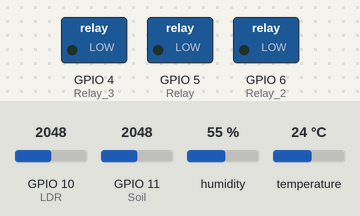
The sketch below on a simulated ESP32-S3. Shown: switched loads named in the sketch (green lamp = pin HIGH). The inputs (shaded band) are chosen by the test bench; at power-on: temperature 24 °C, GPIO 11 (Soil) = 2048, GPIO 10 (LDR) = 2048, humidity 55 %. WiFi joins after 1.5 s; servers stay silent unless stated; no MQTT or app messages arrive unless stated; what the sketch prints to the serial monitor is not drawn.

Above: at 6.2 s.
6.3 s: temperature set to 25.5 °C
At 8.2 s:
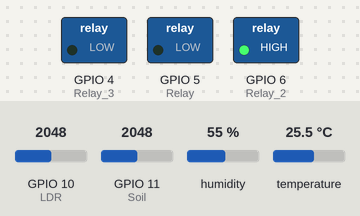
8.5 s: GPIO 11 (Soil) set to 2422
10.2 s: GPIO 11 (Soil) set to 2489
At 12.1 s:
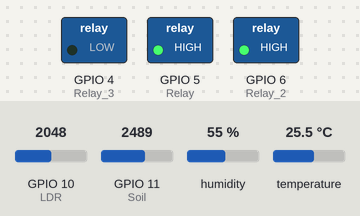
Timing chart, 0 to 17.6 s (numbered marks = the images above; inputs shaded):
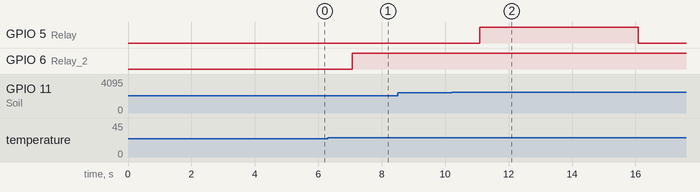

Measured:
- the behaviour switches between 25 and 25.1 °C on temperature (found by bisection; images 0 and 1)
- the behaviour switches between 2457 and 2458 on GPIO 11 (Soil) (found by bisection; images 1 and 2)
- after the input at 6.3 s, GPIO 6 (Relay_2): LOW → HIGH after 0.78 s
- after the input at 8.5 s, every drawn part: stays the same
- after the input at 10.2 s, GPIO 5 (Relay): LOW → HIGH after 0.89 s, → LOW 5.0 s later

The sketch:

GREENDAY.ino
```cpp
#include <WiFi.h>
#include <PubSubClient.h>
#include <DHT.h>

int Soil = 11;
int LDR = 10;


int Relay = 5;
int Relay_2 = 6; // Fan
int Relay_3 = 4; //LED


#define DHTPIN 9
#define DHTTYPE DHT22
DHT dht(DHTPIN, DHTTYPE);

int Mode;
const char *ssid = "Myloveforyou";
const char *password = "1234aaaa";


const char *mqtt_broker = "183.182.103.136";
const char *topic_control = "mrc/PumpControl";

const char *topic_temp = "mrc/temp";
const char *topic_humi = "mrc/humi";
const char *topic_soil = "mrc/soil";
const char *topic_ldr = "mrc/ldr";

const char *topic_pump = "mrc/PumpState";
const char *topic_fan = "mrc/FanState";
const char *topic_led = "mrc/LEDState";


const char *topic_user = "mrc";
const char *topic_password = "123456";


const int mqtt_port = 1883;
WiFiClient espClient;
PubSubClient client(espClient);

void setup() {
//Sensor and Device
  Serial.begin(115200);

  dht.begin();
  pinMode(Relay,OUTPUT);
  pinMode(Relay_2,OUTPUT);
  pinMode(Relay_3,OUTPUT);
  pinMode(Soil,INPUT);
  pinMode(LDR,INPUT);

  WiFi.begin(ssid, password);

  //WiFi and Mqtt connect.
  while (WiFi.status() != WL_CONNECTED) {
  delay(5000);
  Serial.println("Connecting to WiFi..");
  }

  Serial.println("Connected to the WiFi network");

  client.setServer(mqtt_broker, mqtt_port);
  client.setCallback(Callback);

  while (!client.connected()) {
    String client_id = "esp32-client-";
    client_id += String(WiFi.macAddress());

    Serial.printf("The client %s connects to mosquitto mqtt broker\n", client_id.c_str());

    if (client.connect(client_id.c_str(),topic_user,topic_password)) {
      Serial.println("Public emqx mqtt broker connected");
     } else {
      Serial.print("failed with state ");
      Serial.print(client.state());
      delay(2000);
     }
  }

   client.publish(topic_control, "Connected");
   client.subscribe(topic_control);
}


void Callback(char *topic_control, byte *payload, unsigned int length) {
  String string;

  Serial.print(topic_control);
  for (int i = 0; i < length; i++) {
    string+=((char)payload[i]);

    Serial.println(string);
    //Manual Mode
    if(Mode == 1){
      switch ((char)payload[i]){
        //Plumb
        case '1':
          digitalWrite(Relay,1);
          client.publish(topic_pump,String("Plumb is on").c_str());
          break;
        case '0':
          digitalWrite(Relay,0);
          client.publish(topic_pump,String("Plumb is off").c_str());
          break;
        //Fan
        case '2':
          digitalWrite(Relay_2,1);
          client.publish(topic_fan,String("Fan is on").c_str());
          break;
        case '3':
          digitalWrite(Relay_2,0);
          client.publish(topic_fan,String("Fan is off").c_str());
          break;
        //LED
        case '4':
          digitalWrite(Relay_3,1);
          client.publish(topic_led,String("LED is on").c_str());
          break;
        case '5':
          digitalWrite(Relay_3,0);
          client.publish(topic_led,String("LED is off").c_str());
          break;
        }
         }
    if((char) payload[i] == 'M'){
      Mode = 1;
    }
    if((char) payload[i] == 'A'){
      Mode = 0;
    }

    //  }
     Serial.println(string);
     Serial.println(" - - - - - - - - - - - -");
    }
}


void loop() {
  client.loop();

  int value = analogRead(Soil);
  value = map(value,4095,0,0,100);

  int value_1 = analogRead(LDR);
  value_1 = map(value_1,4095,0,0,100);


  float h = dht.readHumidity();
  float t = dht.readTemperature();

  client.publish(topic_temp,String(t).c_str());
  client.publish(topic_humi,String(h).c_str());
  client.publish(topic_soil,String(value).c_str());
  client.publish(topic_ldr,String(value_1).c_str());

  Auto_Temperature(t,Mode);
  Auto_Soil(value,Mode);
  Auto_LDR(value_1,Mode);

  delay(2000);
}

//M == 0 auto mode
//M == 1 manual mode

void Auto_Temperature(float temp,int M){
  if(temp >25 and M==0){
    digitalWrite(Relay_2, HIGH);
    client.publish(topic_fan,String("Fan is on").c_str());
  }else if(temp <=25 and M==0){
    digitalWrite(Relay_2, LOW);
    client.publish(topic_fan,String("Fan is off").c_str());
  }
}

void Auto_Soil(int v,int M){
  if(v < 40 and M==0){
    digitalWrite(Relay, HIGH);
    client.publish(topic_pump,String("Plumb is on").c_str());
    delay(5000);
    digitalWrite(Relay, LOW);
    client.publish(topic_pump,String("Plumb is off").c_str());
    delay(10000);
  }
}
void Auto_LDR(int v_1,int M){
  if(v_1 < 30 and M==0){
    digitalWrite(Relay_3, HIGH);
    client.publish(topic_led,String("LED is on").c_str());
  }else if(v_1 >=30 and M==0){
    digitalWrite(Relay_3, LOW);
    client.publish(topic_led,String("LED is off").c_str());
  }
}
```
